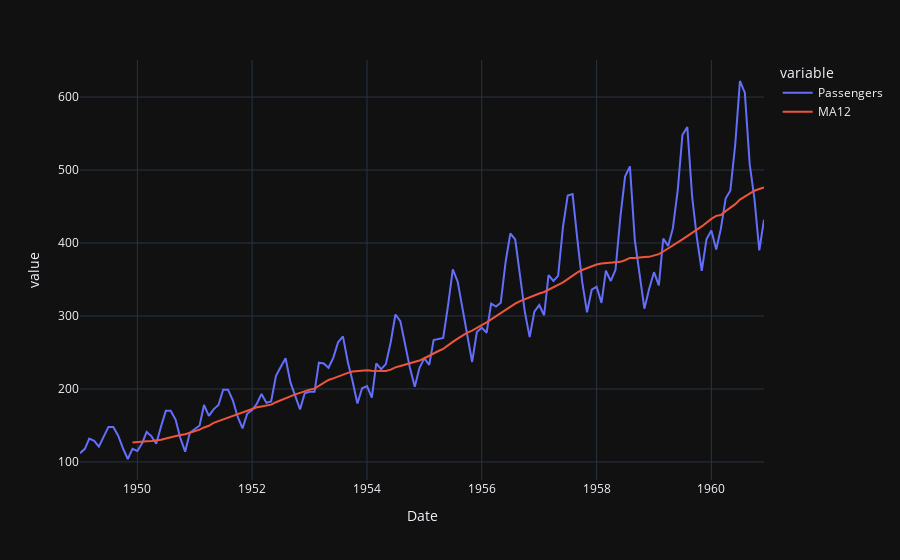

The code cell stored with this chart in its notebook:
### Code cell
# plot the data and MA
import plotly.express as px
fig = px.line(data, x="Date", y=["Passengers", "MA12"], template = 'plotly_dark')
fig.show()

### Figure 1 — Plotly figure (JSON) as saved in the notebook; plotly's stock layout.template omitted (floating-point values rounded to 4 significant figures; data arrays with more than 128 entries replaced by an {"elided": "..."} marker saying what was removed)
{"data": [{"hovertemplate": "variable=Passengers<br>Date=%{x}<br>value=%{y}<extra></extra>", "legendgroup": "Passengers", "line": {"color": "#636efa", "dash": "solid"}, "marker": {"symbol": "circle"}, "mode": "lines", "name": "Passengers", "orientation": "v", "showlegend": true, "type": "scatter", "x": {"elided": "144 str values"}, "xaxis": "x", "y": {"elided": "144 int values"}, "yaxis": "y"}, {"hovertemplate": "variable=MA12<br>Date=%{x}<br>value=%{y}<extra></extra>", "legendgroup": "MA12", "line": {"color": "#EF553B", "dash": "solid"}, "marker": {"symbol": "circle"}, "mode": "lines", "name": "MA12", "orientation": "v", "showlegend": true, "type": "scatter", "x": {"elided": "144 str values"}, "xaxis": "x", "y": {"elided": "144 float values"}, "yaxis": "y"}], "layout": {"legend": {"title": {"text": "variable"}, "tracegroupgap": 0}, "margin": {"t": 60}, "xaxis": {"anchor": "y", "domain": [0, 1], "title": {"text": "Date"}}, "yaxis": {"anchor": "x", "domain": [0, 1], "title": {"text": "value"}}}}
